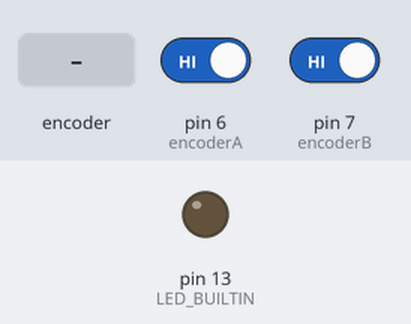
Bench run of a sketch on a simulated Arduino Uno, built with avr-gcc and run on an emulated ATmega328P. On the bench: output pins drawn as LEDs (lit = HIGH). Inputs (shaded band) come from the test bench; at power-on: pin 6 (encoderA) HIGH, pin 7 (encoderB) HIGH.

Above: at 1.2 s.
1.3 s: rotary encoder on pin 6 (encoderA) / pin 7 (encoderB) turned 1 step (first pin leading)
At 2.6 s:
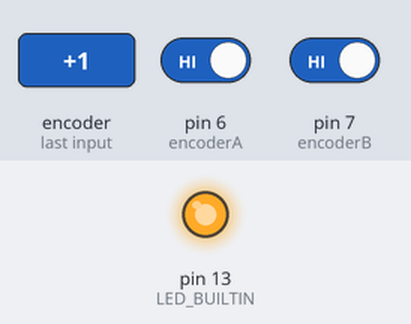
Timing chart, 0 to 4.3 s (numbered marks = the images above; inputs shaded):
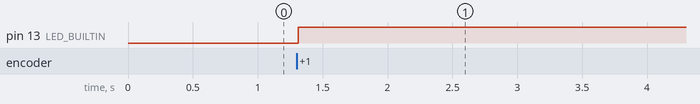

Measured:
- after the input at 1.3 s, pin 13 (LED_BUILTIN): LOW → HIGH at once

The sketch:

bluetooth_nio.ino
```cpp
#include <SoftwareSerial.h>

// Pins an dnenen der Encoder hängt
#define encoderA 6
#define encoderB 7

// Varibalen um Encoder zu interprätieren
int aLastState;

// Nachricht, die gerade Zeichen für Zeichen empfangen wird.
String nachricht = "";

// Parameter, die wir zuletzt vom Programm empfangen haben
String ziegelParameter;


// Benutzer-Eingaben
const int BEFEHL_NAECHSTER_ZIEGEL = 0;
const int BEFEHL_VORHERIGER_ZIEGEL = 1;
const int BEFEHL_FAHRE_AUF_DIE_POS = 2;
const int BEFEHL_FAHRE_ZUM_ZENTRUM = 3;
const int BEFEHL_REFERENZFAHRT = 4;
const int BEFEHL_STOP = 5;
int aktuellerBefehl = -1;

// Was die Maschine gerade tut
const int MASCHINE_STATUS_FAHRE_AUF_DIE_POS = 0;
const int MASCHINE_STATUS_FAHRE_ZUM_ZENTRUM = 1;
const int MASCHINE_STATUS_REFERENZFAHRT = 2;
const int MASCHINE_STATUS_STOP = 3;
int aktuellerMaschineStatus = MASCHINE_STATUS_STOP;


SoftwareSerial bluetooth(10, 11);


void setup() {
  bluetooth.begin(9600);
  Serial.begin(9600);
  pinMode (encoderA,INPUT);
  pinMode (encoderB,INPUT);

  pinMode(LED_BUILTIN, OUTPUT);

  digitalWrite(LED_BUILTIN, LOW);
  aLastState = digitalRead(encoderA);

}

void loop() {
  // kein delay!
  leseBenutzerBefehl();
  fuehreBenutzerBefehlAus();
  empangeZiegelParameter();
}


// Hier interprätieren wir die Nachricht von dem Programm.
// Nachrichtenformat: {T<Schnitttyp G=Grat, K=Kehle>;W<Winkel>;Z<Ziegelnummer>;D<Distanz vom Zentrum in mm>}
// Beispiel: {TG;W23;Z1;D-200}
void empangeZiegelParameter(){
  if (bluetooth.available()) {
    char c = bluetooth.read();

    // Wir schmeissen möglichen Müll vor der Nachicht weg
    if (c == '{'){
      nachricht = "";
    }

    // Nachricht ggf. unvollständig => wir verwerfen diese
    // TODO: ggf. Anfrage erneut senden. Aktuell muss der Benutzter erneut anfordern.
    if (c == '}' && !nachricht.startsWith("{")){
      nachricht = "";
      return;
    }
    nachricht += c;

  }
  else if (nachricht.endsWith("}")){
    // Wir haben die erwartete Nachricht empfangen. Das sind
    // unsere Ziegel-Parameter, die wir angefordert haben.
    ziegelParameter = nachricht;
    nachricht = "";
    digitalWrite(LED_BUILTIN, LOW);
    Serial.println(ziegelParameter);
  }

}


// Hier interprätieren wir den Encoder:
// Nach rechts gedreht -- wird der nächste Ziegel angefordert
// Nach links gedreht -- wird der vorherige Ziegel angefordert
void  leseBenutzerBefehl(){

  int aState = digitalRead(encoderA); // Reads the "current" state of the encoderA
  // If the previous and the current state of the encoderA are different, that means a Pulse has occured
  if (aState != aLastState){

    // If the encoderB state is different to the encoderA state, that means the encoder is rotating clockwise
    if (digitalRead(encoderB) != aState) {
        aktuellerBefehl = BEFEHL_NAECHSTER_ZIEGEL;
    }
    else {
        aktuellerBefehl = BEFEHL_VORHERIGER_ZIEGEL;
    }
  }
  aLastState = aState; // Updates the previous state of the encoderA with the current state

}

void fuehreBenutzerBefehlAus(){
  switch (aktuellerBefehl) {

  case BEFEHL_NAECHSTER_ZIEGEL:
    send_text("naechster");
    aktuellerBefehl = -1;
    break;

  case BEFEHL_VORHERIGER_ZIEGEL:
    send_text("vorheriger");
    aktuellerBefehl = -1;
    break;
    // weitere Befehle...

  default:
    // unbekannter Befehl oder -1
    break;
  }

}


// sendet Nachricht an das Programm
void send_text(String text){
  bluetooth.print("{");
  bluetooth.print(text);
  bluetooth.println("}");
  digitalWrite(LED_BUILTIN, HIGH);
}
```
